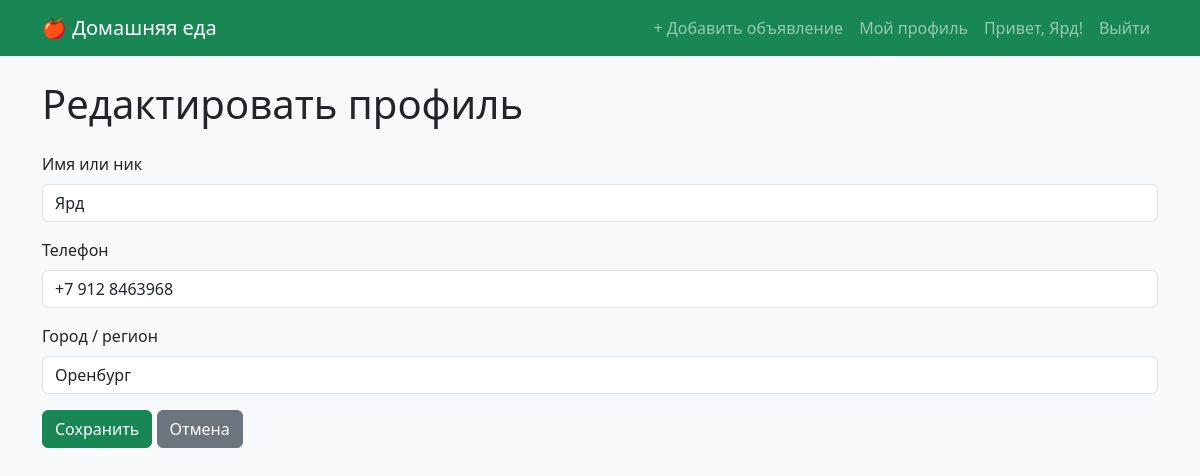
Screenshot of /edit_profile (signed in) with the database file from the repository.
### models.py (models this page shows)
class User(UserMixin, db.Model):
    id = db.Column(db.Integer, primary_key=True)
    email = db.Column(db.String(150), unique=True, nullable=False)
    password = db.Column(db.String(150), nullable=False)
    name = db.Column(db.String(100), nullable=False)
    phone = db.Column(db.String(50), nullable=False)
    city = db.Column(db.String(100), nullable=False)
    latitude = db.Column(db.Float)
    longitude = db.Column(db.Float)
    ads = db.relationship('Ad', backref='seller', lazy=True)
    favorites = db.relationship('Ad', secondary=favorites, lazy='subquery',
                                backref=db.backref('favorited_by', lazy=True))

### app.py (the view, shortened to what this page needs)
@app.route('/edit_profile', methods=['GET', 'POST'])
@login_required
def edit_profile():
    categories = Category.query.all()
    return render_template('edit_profile.html', categories=categories)

### app.py (called while the page is built)
@login_manager.user_loader
def load_user(user_id):
    return User.query.get(int(user_id))

### templates/edit_profile.html
{% extends "base.html" %}
{% block content %}
<h1 class="mb-4">Редактировать профиль</h1>
<form method="POST">
    <div class="mb-3">
        <label class="form-label">Имя или ник</label>
        <input type="text" name="name" class="form-control" value="{{ current_user.name }}" required>
    </div>
    <div class="mb-3">
        <label class="form-label">Телефон</label>
        <input type="tel" name="phone" class="form-control" value="{{ current_user.phone }}" required>
    </div>
    <div class="mb-3">
        <label class="form-label">Город / регион</label>
        <input type="text" name="city" class="form-control" value="{{ current_user.city }}" required>
    </div>
    <button type="submit" class="btn btn-success">Сохранить</button>
    <a href="{{ url_for('profile') }}" class="btn btn-secondary">Отмена</a>
</form>
{% endblock %}

### templates/base.html (shortened to what this page needs)
<!doctype html>
<html lang="ru">
<head>
    <link href="https://cdn.jsdelivr.net/npm/bootstrap@5.3.2/dist/css/bootstrap.min.css" rel="stylesheet">
</head>
<body class="bg-light">
    <nav class="navbar navbar-expand-lg navbar-dark bg-success mb-4">
        <div class="container">
            <a class="navbar-brand" href="{{ url_for('index') }}">🍎 Домашняя еда</a>
            <ul class="navbar-nav ms-auto">
                {% if current_user.is_authenticated %}
                    <li class="nav-item"><a class="nav-link" href="{{ url_for('add_ad') }}">+ Добавить объявление</a></li>
                    <li class="nav-item"><a class="nav-link" href="{{ url_for('profile') }}">Мой профиль</a></li>
                    <li class="nav-item"><span class="nav-link">Привет, {{ current_user.name }}!</span></li>
                    <li class="nav-item"><a class="nav-link" href="{{ url_for('logout') }}">Выйти</a></li>
                {% else %}
                    <li class="nav-item"><a class="nav-link" href="{{ url_for('login') }}">Войти</a></li>
                    <li class="nav-item"><a class="nav-link" href="{{ url_for('register') }}">Регистрация</a></li>
                {% endif %}
            </ul>
        </div>
    </nav>
    <div class="container">
        {% block content %}{% endblock %}
    </div>
</body>
</html>

### rows the page displays
User: name "Ярд", phone "+7 912 8463968", city "Оренбург"
